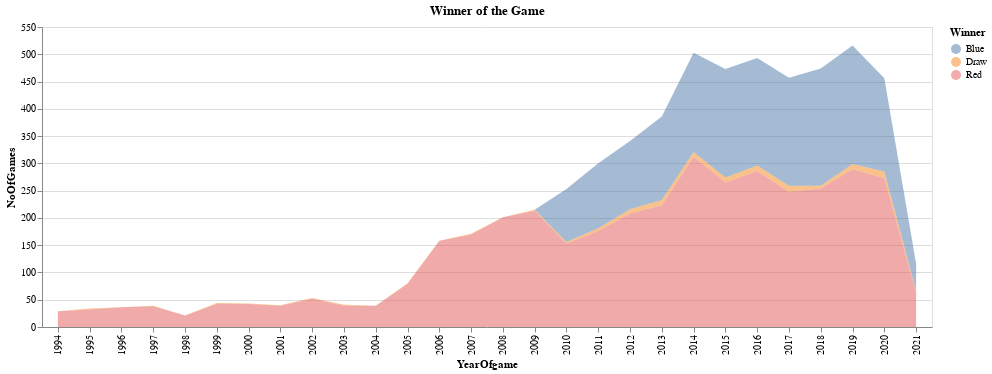

The code cell stored with this chart in its notebook:
### Code cell
# Exploratory Data Analysis
winnerCounts = df['Winner'].value_counts().reset_index()
winnerCounts['whoWon'] = winnerCounts['index']
winnerCounts = winnerCounts.sort_values(by="whoWon")


base = alt.Chart(winnerCounts).mark_arc(innerRadius=3).encode(
    theta=alt.Theta(field="Winner", type="quantitative"),
    color=alt.Color(field="whoWon", type="nominal")).properties(width=800)

c1 = base.mark_arc(innerRadius=2, stroke="#fff")

c2 = base.mark_text(radius=100, size=20,radiusOffset=80).encode(text="Winner:N")



# Number of Games
playCountsBar=alt.Chart(play_counts).mark_bar(color="lightblue").encode(x='YearOfgame',y='NoOfGames').properties(width=990)

playCountsBarText = playCountsBar.mark_text(baseline='middle',dx=4).encode(text='NoOfGames')

(playCountsBar  + playCountsBarText)


# Winner of the Game
df['YearOfgame'] = df['date'].apply(lambda x : x.split('-')[0])
playWinner = df.groupby('YearOfgame')['Winner'].value_counts().reset_index(name='NoOfGames')


alt.Chart(playWinner).mark_area(opacity=0.5).encode(x='YearOfgame',y='NoOfGames',color='Winner').properties( width=890,title='Winner of the Game')

### Figure 1 — Vega-Lite specification as saved in the notebook (floating-point values rounded to 4 significant figures)
{"config": {"view": {"continuousWidth": 400, "continuousHeight": 300}}, "data": {"name": "data-7eef03f45a7b115c776f1f5ba975a94b"}, "mark": {"type": "area", "opacity": 0.5}, "encoding": {"color": {"field": "Winner", "type": "nominal"}, "x": {"field": "YearOfgame", "type": "nominal"}, "y": {"field": "NoOfGames", "type": "quantitative"}}, "title": "Winner of the Game", "width": 890, "$schema": "https://vega.github.io/schema/vega-lite/v4.17.0.json", "datasets": {"data-7eef03f45a7b115c776f1f5ba975a94b": [{"YearOfgame": "1994", "Winner": "Red", "NoOfGames": 29}, {"YearOfgame": "1995", "Winner": "Red", "NoOfGames": 32}, {"YearOfgame": "1995", "Winner": "Draw", "NoOfGames": 2}, {"YearOfgame": "1996", "Winner": "Red", "NoOfGames": 36}, {"YearOfgame": "1997", "Winner": "Red", "NoOfGames": 38}, {"YearOfgame": "1997", "Winner": "Draw", "NoOfGames": 1}, {"YearOfgame": "1998", "Winner": "Red", "NoOfGames": 21}, {"YearOfgame": "1999", "Winner": "Red", "NoOfGames": 42}, {"YearOfgame": "1999", "Winner": "Draw", "NoOfGames": 2}, {"YearOfgame": "2000", "Winner": "Red", "NoOfGames": 42}, {"YearOfgame": "2000", "Winner": "Draw", "NoOfGames": 1}, {"YearOfgame": "2001", "Winner": "Red", "NoOfGames": 39}, {"YearOfgame": "2001", "Winner": "Draw", "NoOfGames": 1}, {"YearOfgame": "2002", "Winner": "Red", "NoOfGames": 52}, {"YearOfgame": "2002", "Winner": "Draw", "NoOfGames": 1}, {"YearOfgame": "2003", "Winner": "Red", "NoOfGames": 39}, {"YearOfgame": "2003", "Winner": "Draw", "NoOfGames": 2}, {"YearOfgame": "2004", "Winner": "Red", "NoOfGames": 39}, {"YearOfgame": "2005", "Winner": "Red", "NoOfGames": 79}, {"YearOfgame": "2005", "Winner": "Draw", "NoOfGames": 1}, {"YearOfgame": "2006", "Winner": "Red", "NoOfGames": 158}, {"YearOfgame": "2007", "Winner": "Red", "NoOfGames": 169}, {"YearOfgame": "2007", "Winner": "Draw", "NoOfGames": 2}, {"YearOfgame": "2008", "Winner": "Red", "NoOfGames": 201}, {"YearOfgame": "2009", "Winner": "Red", "NoOfGames": 213}, {"YearOfgame": "2009", "Winner": "Draw", "NoOfGames": 2}, {"YearOfgame": "2010", "Winner": "Red", "NoOfGames": 153}, {"YearOfgame": "2010", "Winner": "Blue", "NoOfGames": 97}, {"YearOfgame": "2010", "Winner": "Draw", "NoOfGames": 3}, {"YearOfgame": "2011", "Winner": "Red", "NoOfGames": 176}, {"YearOfgame": "2011", "Winner": "Blue", "NoOfGames": 119}, {"YearOfgame": "2011", "Winner": "Draw", "NoOfGames": 5}, {"YearOfgame": "2012", "Winner": "Red", "NoOfGames": 208}, {"YearOfgame": "2012", "Winner": "Blue", "NoOfGames": 125}, {"YearOfgame": "2012", "Winner": "Draw", "NoOfGames": 8}, {"YearOfgame": "2013", "Winner": "Red", "NoOfGames": 223}, {"YearOfgame": "2013", "Winner": "Blue", "NoOfGames": 153}, {"YearOfgame": "2013", "Winner": "Draw", "NoOfGames": 10}, {"YearOfgame": "2014", "Winner": "Red", "NoOfGames": 312}, {"YearOfgame": "2014", "Winner": "Blue", "NoOfGames": 182}, {"YearOfgame": "2014", "Winner": "Draw", "NoOfGames": 9}, {"YearOfgame": "2015", "Winner": "Red", "NoOfGames": 265}, {"YearOfgame": "2015", "Winner": "Blue", "NoOfGames": 199}, {"YearOfgame": "2015", "Winner": "Draw", "NoOfGames": 9}, {"YearOfgame": "2016", "Winner": "Red", "NoOfGames": 286}, {"YearOfgame": "2016", "Winner": "Blue", "NoOfGames": 197}, {"YearOfgame": "2016", "Winner": "Draw", "NoOfGames": 10}, {"YearOfgame": "2017", "Winner": "Red", "NoOfGames": 248}, {"YearOfgame": "2017", "Winner": "Blue", "NoOfGames": 198}, {"YearOfgame": "2017", "Winner": "Draw", "NoOfGames": 11}, {"YearOfgame": "2018", "Winner": "Red", "NoOfGames": 254}, {"YearOfgame": "2018", "Winner": "Blue", "NoOfGames": 215}, {"YearOfgame": "2018", "Winner": "Draw", "NoOfGames": 5}, {"YearOfgame": "2019", "Winner": "Red", "NoOfGames": 289}, {"YearOfgame": "2019", "Winner": "Blue", "NoOfGames": 217}, {"YearOfgame": "2019", "Winner": "Draw", "NoOfGames": 10}, {"YearOfgame": "2020", "Winner": "Red", "NoOfGames": 273}, {"YearOfgame": "2020", "Winner": "Blue", "NoOfGames": 171}, {"YearOfgame": "2020", "Winner": "Draw", "NoOfGames": 12}, {"YearOfgame": "2021", "Winner": "Red", "NoOfGames": 63}, {"YearOfgame": "2021", "Winner": "Blue", "NoOfGames": 50}, {"YearOfgame": "2021", "Winner": "Draw", "NoOfGames": 3}]}}
